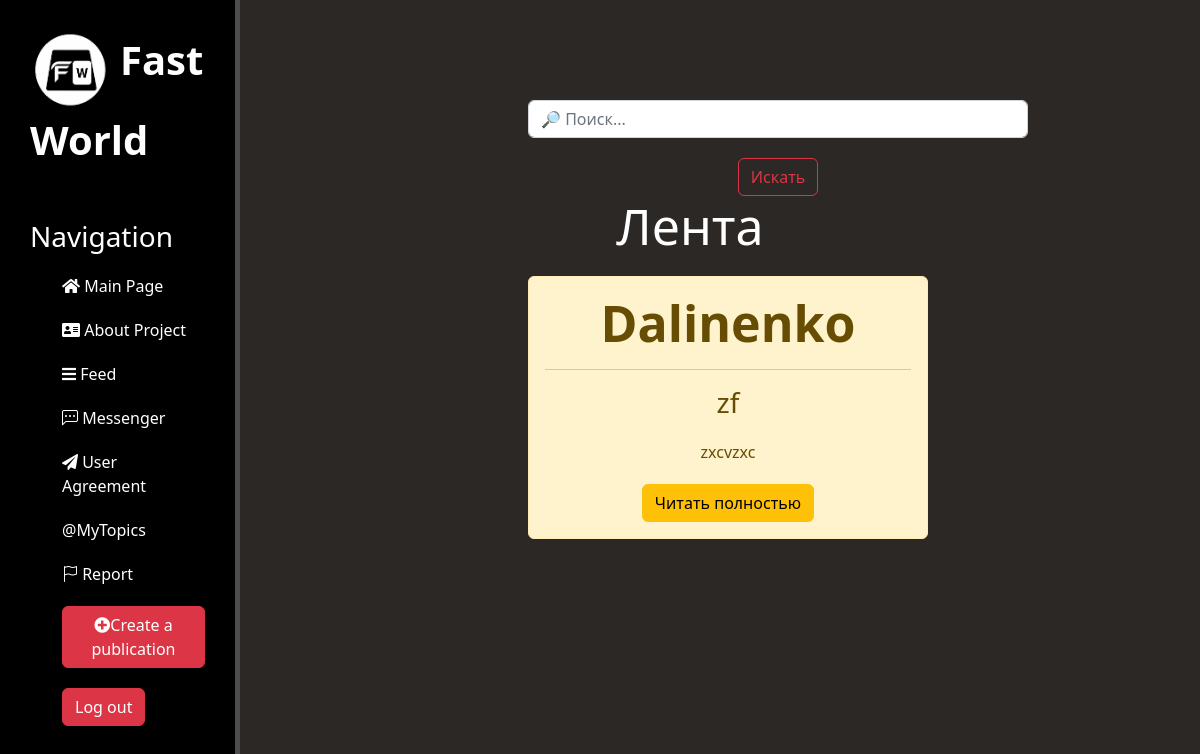
/feed/ (signed in), run on the app's committed database.
### news/models.py (models this page shows, shortened)
class Articles(models.Model):
    title = models.CharField('Name', max_length=55)
    intro = models.CharField("Intro", max_length=200)
    full_text = models.TextField('Text')
    date_added = models.DateTimeField(auto_now_add=True)
    views = models.IntegerField(default=0)
    owner = models.ForeignKey(User, on_delete=models.CASCADE)
    class Meta:
        verbose_name = 'Publication'
        verbose_name_plural = 'Publications'

### news/views.py (the view)
# urls.py: path('', views.news_123, name='news'),
def news_123(request):
    if not request.user.is_authenticated:
        return redirect('login')
    news_123 = Articles.objects.order_by('-title')
    search_query = request.GET.get('search', '')
    if search_query:
        news_123 = Articles.objects.filter(title__icontains = search_query)
    user = User.objects.get(username=request.user)
    context = {'news': news_123, 'user': user}
    return render(request, 'news/news.html', context)

### news/templates/news/news.html (shortened to what this page needs)
{% extends 'main/shablon.html' %}
{% load static %}
{% block content %}
    <div class="features">
        {% if user.profile.lang == 'R' %}
            <form class="form-inline my-2 my-lg-0" action="{% url 'news' %}">
                <input class="form-control mr-sm-2" type="search" placeholder="🔎 Поиск..." aria-label="Search" name="search">
                <button type="submit" class="btn btn-outline-danger">Искать</button>
            </form>
            <h1>Лента</h1>
            {% for el in news %}
                <div class = "alert alert-warning">
                    <h1><strong>{{ el.owner }}</strong></h1>
                    <hr>
                    <h3>{{ el.title }}</h3>
                    <p>{{ el.intro }}</p>
                    <a href="{% url 'pub_detail' el.id %}" class="btn btn-warning">Читать полностью</a>
                </div>
            {% empty %}
                <h3>По Вашему запросу публикации не найдены.</h3>
            {% endfor %}
        {% endif %}
        </div>
{% endblock %}

### main/static/main/css/main.css (style rules this page uses)
body { background: #2b2825; }
main .features { float: left; color: #fff; margin-top: 100px; text-align: center; width: 75%; }
main .features h1 { font-size: 50px; }
main .features p { max-width: 400px; margin: 20px auto }
.alert-warning { float: center; clear: both; width: 400px; margin: 20px 32%; text-align: center; }
form { margin-left: 32%; margin-top: 50px; width: 500px; }

### news/templates/news/news.html (style rules this page uses)
a { text-decoration: none; }

### data on the page
Articles: owner "Dalinenko", title "zf", intro "zxcvzxc"
